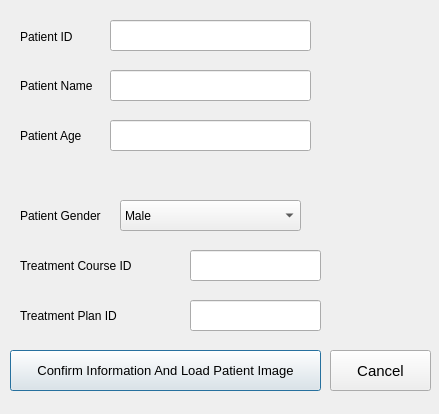
<?xml version="1.0" encoding="UTF-8"?>
<ui version="4.0">
 <class>qSRPlanNewPatientDialog</class>
 <widget class="QDialog" name="qSRPlanNewPatientDialog">
  <property name="geometry">
   <rect>
    <x>0</x>
    <y>0</y>
    <width>439</width>
    <height>414</height>
   </rect>
  </property>
  <property name="windowTitle">
   <string>Creat New Patient Dialog</string>
  </property>
  <widget class="QLabel" name="label_gender">
   <property name="geometry">
    <rect>
     <x>20</x>
     <y>200</y>
     <width>91</width>
     <height>31</height>
    </rect>
   </property>
   <property name="font">
    <font>
     <family>Arial</family>
     <pointsize>9</pointsize>
     <weight>50</weight>
     <bold>false</bold>
    </font>
   </property>
   <property name="text">
    <string>Patient Gender</string>
   </property>
  </widget>
  <widget class="QLabel" name="label_age">
   <property name="geometry">
    <rect>
     <x>20</x>
     <y>120</y>
     <width>71</width>
     <height>31</height>
    </rect>
   </property>
   <property name="font">
    <font>
     <family>Arial</family>
     <pointsize>9</pointsize>
     <weight>50</weight>
     <bold>false</bold>
    </font>
   </property>
   <property name="text">
    <string>Patient Age</string>
   </property>
  </widget>
  <widget class="QLineEdit" name="lineEdit_age">
   <property name="geometry">
    <rect>
     <x>110</x>
     <y>120</y>
     <width>201</width>
     <height>31</height>
    </rect>
   </property>
  </widget>
  <widget class="QLineEdit" name="lineEdit_name">
   <property name="geometry">
    <rect>
     <x>110</x>
     <y>70</y>
     <width>201</width>
     <height>31</height>
    </rect>
   </property>
  </widget>
  <widget class="QLabel" name="label_name">
   <property name="geometry">
    <rect>
     <x>20</x>
     <y>70</y>
     <width>81</width>
     <height>31</height>
    </rect>
   </property>
   <property name="font">
    <font>
     <family>Arial</family>
     <pointsize>9</pointsize>
    </font>
   </property>
   <property name="text">
    <string>Patient Name</string>
   </property>
  </widget>
  <widget class="QLabel" name="label_id">
   <property name="geometry">
    <rect>
     <x>20</x>
     <y>21</y>
     <width>91</width>
     <height>31</height>
    </rect>
   </property>
   <property name="font">
    <font>
     <family>Arial</family>
     <pointsize>9</pointsize>
     <weight>50</weight>
     <bold>false</bold>
    </font>
   </property>
   <property name="text">
    <string>Patient ID</string>
   </property>
  </widget>
  <widget class="QLineEdit" name="lineEdit_id">
   <property name="geometry">
    <rect>
     <x>110</x>
     <y>20</y>
     <width>201</width>
     <height>31</height>
    </rect>
   </property>
  </widget>
  <widget class="QComboBox" name="comboBox_gender">
   <property name="geometry">
    <rect>
     <x>120</x>
     <y>200</y>
     <width>181</width>
     <height>31</height>
    </rect>
   </property>
   <property name="modelColumn">
    <number>0</number>
   </property>
   <item>
    <property name="text">
     <string>Male</string>
    </property>
   </item>
   <item>
    <property name="text">
     <string>Female</string>
    </property>
   </item>
   <item>
    <property name="text">
     <string>Other</string>
    </property>
   </item>
  </widget>
  <widget class="QPushButton" name="pushButton_loadimage">
   <property name="geometry">
    <rect>
     <x>10</x>
     <y>350</y>
     <width>311</width>
     <height>41</height>
    </rect>
   </property>
   <property name="font">
    <font>
     <family>Arial</family>
     <pointsize>10</pointsize>
    </font>
   </property>
   <property name="text">
    <string>Confirm Information And Load Patient Image</string>
   </property>
  </widget>
  <widget class="QPushButton" name="pushButton_cancel">
   <property name="geometry">
    <rect>
     <x>330</x>
     <y>350</y>
     <width>101</width>
     <height>41</height>
    </rect>
   </property>
   <property name="font">
    <font>
     <pointsize>11</pointsize>
    </font>
   </property>
   <property name="text">
    <string>Cancel</string>
   </property>
  </widget>
  <widget class="QLabel" name="label_course_id">
   <property name="geometry">
    <rect>
     <x>20</x>
     <y>250</y>
     <width>121</width>
     <height>31</height>
    </rect>
   </property>
   <property name="font">
    <font>
     <family>Arial</family>
     <pointsize>9</pointsize>
     <weight>50</weight>
     <bold>false</bold>
    </font>
   </property>
   <property name="text">
    <string>Treatment Course ID</string>
   </property>
  </widget>
  <widget class="QLineEdit" name="lineEdit_course_id">
   <property name="geometry">
    <rect>
     <x>190</x>
     <y>250</y>
     <width>131</width>
     <height>31</height>
    </rect>
   </property>
  </widget>
  <widget class="QLineEdit" name="lineEdit_plan_id">
   <property name="geometry">
    <rect>
     <x>190</x>
     <y>300</y>
     <width>131</width>
     <height>31</height>
    </rect>
   </property>
  </widget>
  <widget class="QLabel" name="label_plan_id">
   <property name="geometry">
    <rect>
     <x>20</x>
     <y>300</y>
     <width>161</width>
     <height>31</height>
    </rect>
   </property>
   <property name="font">
    <font>
     <family>Arial</family>
     <pointsize>9</pointsize>
     <weight>50</weight>
     <bold>false</bold>
    </font>
   </property>
   <property name="text">
    <string>Treatment Plan ID</string>
   </property>
  </widget>
 </widget>
 <tabstops>
  <tabstop>lineEdit_id</tabstop>
  <tabstop>lineEdit_name</tabstop>
  <tabstop>lineEdit_age</tabstop>
  <tabstop>comboBox_gender</tabstop>
  <tabstop>lineEdit_course_id</tabstop>
  <tabstop>lineEdit_plan_id</tabstop>
  <tabstop>pushButton_loadimage</tabstop>
  <tabstop>pushButton_cancel</tabstop>
 </tabstops>
 <resources/>
 <connections/>
</ui>
